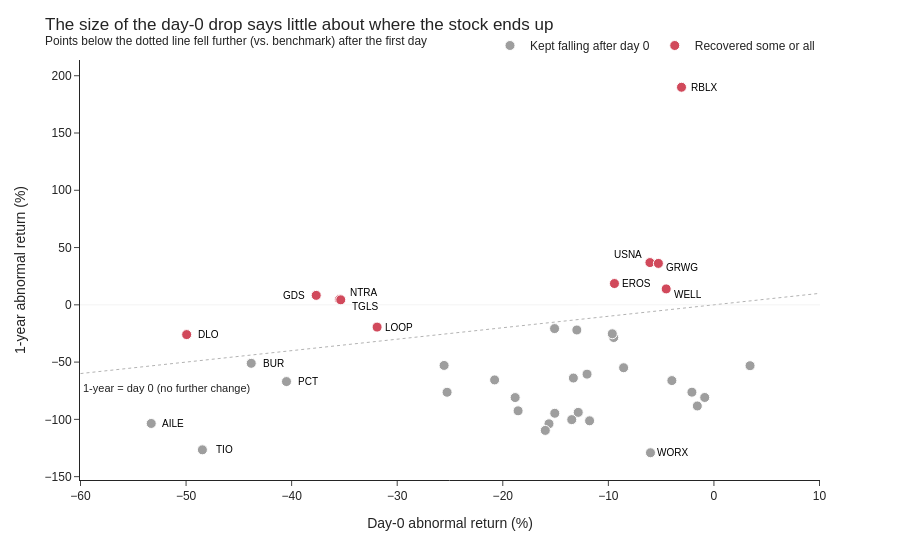

The notebook cell saved with this chart:
### Markdown cell above
### Does the initial drop persist or reverse?

### Code cell
persist = events[['Ticker', 'Research Firm', 'abn_ret_0', 'abn_ret_252']].assign(
    further_drop=lambda d: d['abn_ret_252'] - d['abn_ret_0'],
    outcome=lambda d: np.where(d['abn_ret_252'] < d['abn_ret_0'], 'Kept falling after day 0', 'Recovered some or all'))

rho, p_rho = stats.spearmanr(persist['abn_ret_0'], persist['abn_ret_252'])
print(f"Kept falling after day 0: {(persist['further_drop'] < 0).sum()} of {len(persist)} "
      f"({(persist['further_drop'] < 0).mean():.0%}); median additional abnormal return after day 0: "
      f"{persist['further_drop'].median():+.1%}")
print(f'Spearman correlation, day-0 vs. 1-year abnormal return: {rho:.2f} (p = {p_rho:.2f})')

fig = px.scatter(persist.assign(x=persist['abn_ret_0'] * 100, y=persist['abn_ret_252'] * 100),
                 x='x', y='y', color='outcome', hover_name='Ticker',
                 color_discrete_map={'Kept falling after day 0': GRAY, 'Recovered some or all': ACCENT},
                 labels={'x': 'Day-0 abnormal return (%)', 'y': '1-year abnormal return (%)', 'outcome': ''})
fig.update_traces(marker=dict(size=10, line=dict(color='white', width=1)))
lo, hi = -60, 10
fig.add_shape(type='line', x0=lo, y0=lo, x1=hi, y1=hi, line=dict(color='black', width=1, dash='dot'))
fig.add_annotation(x=lo, y=lo, text='1-year = day 0 (no further change)', showarrow=False, xanchor='left',
                   yshift=-14, font=dict(size=11))
fig.add_hline(y=0, line=dict(color=LIGHT_GRAY, width=1))
LABEL_SHIFT = {'GDS': (-22, 0), 'NTRA': (24, 7), 'TGLS': (24, -7), 'USNA': (-22, 8), 'GRWG': (24, -4), 'WELL': (22, -6)}
for _, r in persist.query('outcome == "Recovered some or all" or Ticker in ["AILE", "TIO", "WORX", "BUR", "PCT"]').iterrows():
    dx, dy = LABEL_SHIFT.get(r['Ticker'], (22, 0))
    fig.add_annotation(x=r['abn_ret_0'] * 100, y=r['abn_ret_252'] * 100, text=r['Ticker'], showarrow=False,
                       xshift=dx, yshift=dy, font=dict(size=10, color='black'))
fig.update_layout(
    title='The size of the day-0 drop says little about where the stock ends up<br>'
          '<sup>Points below the dotted line fell further (vs. benchmark) after the first day</sup>',
    height=560, width=900, legend=dict(orientation='h', yanchor='bottom', y=1.0, xanchor='right', x=1))
fig.show()

### Figure 1 — Plotly figure (JSON) as saved in the notebook; plotly's stock layout.template omitted (floating-point values rounded to 4 significant figures)
{"data": [{"hovertemplate": "<b>%{hovertext}</b><br><br>=Kept falling after day 0<br>Day-0 abnormal return (%)=%{x}<br>1-year abnormal return (%)=%{y}<extra></extra>", "hovertext": ["BHC", "ONP", "GPRO", "BUR", "IONQ", "QS", "SQ", "YY", "DKNG", "WORX", "TAL", "HRMY", "TWST", "DNA", "AILE", "EH", "TIO", "IEP", "ESTA", "MULN", "PCT", "EBON", "CLOV", "KNDI", "XL", "NNOX", "EHTH", "GNUS"], "legendgroup": "Kept falling after day 0", "marker": {"color": "#9E9E9E", "line": {"color": "white", "width": 1}, "size": 10, "symbol": "circle"}, "mode": "markers", "name": "Kept falling after day 0", "orientation": "v", "showlegend": true, "type": "scatter", "x": [-18.55, -0.8711, -2.084, -43.83, -9.491, -13.31, -15.09, -25.28, -3.985, -6.011, -9.626, -25.56, -20.77, -12.02, -53.3, -12.99, -48.45, -18.83, -8.555, -1.574, -40.49, -12.85, -13.47, -15.62, -11.78, 3.421, -15.08, -15.97], "xaxis": "x", "y": [-92.54, -80.89, -76.26, -51.08, -28.54, -63.92, -20.75, -76.34, -66.14, -129.1, -25.28, -52.92, -65.56, -60.51, -103.6, -21.98, -126.6, -80.96, -54.92, -88.31, -67.01, -93.89, -100.2, -103.9, -101.3, -53.14, -94.68, -109.6], "yaxis": "y"}, {"hovertemplate": "<b>%{hovertext}</b><br><br>=Recovered some or all<br>Day-0 abnormal return (%)=%{x}<br>1-year abnormal return (%)=%{y}<extra></extra>", "hovertext": ["USNA", "GDS", "RBLX", "WELL", "NTRA", "TGLS", "LOOP", "GRWG", "DLO", "EROS"], "legendgroup": "Recovered some or all", "marker": {"color": "#D1495B", "line": {"color": "white", "width": 1}, "size": 10, "symbol": "circle"}, "mode": "markers", "name": "Recovered some or all", "orientation": "v", "showlegend": true, "type": "scatter", "x": [-6.062, -37.67, -3.072, -4.522, -35.47, -35.35, -31.91, -5.262, -49.94, -9.423], "xaxis": "x", "y": [36.89, 8.253, 189.9, 13.89, 4.652, 4.374, -19.45, 36.15, -25.98, 18.58], "yaxis": "y"}], "layout": {"annotations": [{"font": {"size": 11}, "showarrow": false, "text": "1-year = day 0 (no further change)", "x": -60, "xanchor": "left", "y": -60, "yshift": -14}, {"font": {"color": "black", "size": 10}, "showarrow": false, "text": "USNA", "x": -6.062, "xshift": -22, "y": 36.89, "yshift": 8}, {"font": {"color": "black", "size": 10}, "showarrow": false, "text": "BUR", "x": -43.83, "xshift": 22, "y": -51.08, "yshift": 0}, {"font": {"color": "black", "size": 10}, "showarrow": false, "text": "GDS", "x": -37.67, "xshift": -22, "y": 8.253, "yshift": 0}, {"font": {"color": "black", "size": 10}, "showarrow": false, "text": "WORX", "x": -6.011, "xshift": 22, "y": -129.1, "yshift": 0}, {"font": {"color": "black", "size": 10}, "showarrow": false, "text": "RBLX", "x": -3.072, "xshift": 22, "y": 189.9, "yshift": 0}, {"font": {"color": "black", "size": 10}, "showarrow": false, "text": "AILE", "x": -53.3, "xshift": 22, "y": -103.6, "yshift": 0}, {"font": {"color": "black", "size": 10}, "showarrow": false, "text": "TIO", "x": -48.45, "xshift": 22, "y": -126.6, "yshift": 0}, {"font": {"color": "black", "size": 10}, "showarrow": false, "text": "WELL", "x": -4.522, "xshift": 22, "y": 13.89, "yshift": -6}, {"font": {"color": "black", "size": 10}, "showarrow": false, "text": "NTRA", "x": -35.47, "xshift": 24, "y": 4.652, "yshift": 7}, {"font": {"color": "black", "size": 10}, "showarrow": false, "text": "TGLS", "x": -35.35, "xshift": 24, "y": 4.374, "yshift": -7}, {"font": {"color": "black", "size": 10}, "showarrow": false, "text": "PCT", "x": -40.49, "xshift": 22, "y": -67.01, "yshift": 0}, {"font": {"color": "black", "size": 10}, "showarrow": false, "text": "LOOP", "x": -31.91, "xshift": 22, "y": -19.45, "yshift": 0}, {"font": {"color": "black", "size": 10}, "showarrow": false, "text": "GRWG", "x": -5.262, "xshift": 24, "y": 36.15, "yshift": -4}, {"font": {"color": "black", "size": 10}, "showarrow": false, "text": "DLO", "x": -49.94, "xshift": 22, "y": -25.98, "yshift": 0}, {"font": {"color": "black", "size": 10}, "showarrow": false, "text": "EROS", "x": -9.423, "xshift": 22, "y": 18.58, "yshift": 0}], "height": 560, "legend": {"orientation": "h", "title": {"text": ""}, "tracegroupgap": 0, "x": 1, "xanchor": "right", "y": 1.0, "yanchor": "bottom"}, "margin": {"t": 60}, "shapes": [{"line": {"color": "black", "dash": "dot", "width": 1}, "type": "line", "x0": -60, "x1": 10, "y0": -60, "y1": 10}, {"line": {"color": "#D9D9D9", "width": 1}, "type": "line", "x0": 0, "x1": 1, "xref": "x domain", "y0": 0, "y1": 0, "yref": "y"}], "title": {"text": "The size of the day-0 drop says little about where the stock ends up<br><sup>Points below the dotted line fell further (vs. benchmark) after the first day</sup>"}, "width": 900, "xaxis": {"anchor": "y", "domain": [0.0, 1.0], "title": {"text": "Day-0 abnormal return (%)"}}, "yaxis": {"anchor": "x", "domain": [0.0, 1.0], "title": {"text": "1-year abnormal return (%)"}}}}
